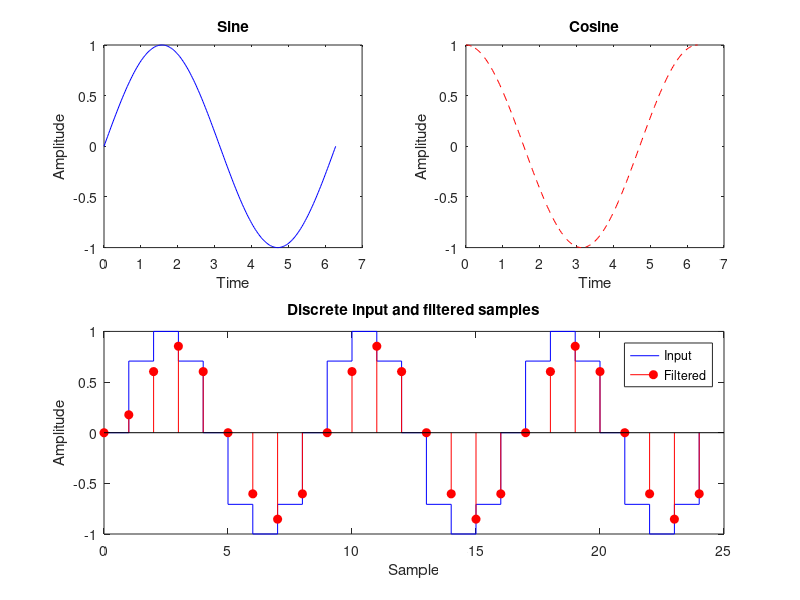

Write the MATLAB code that produced this figure.
% Compare signals and their samples in one editable figure.
clf;
t = linspace(0,2*pi,200);
subplot(2,2,1);
plot(t,sin(t),'b-');
title('Sine'); xlabel('Time'); ylabel('Amplitude');
subplot(2,2,2);
plot(t,cos(t),'r--');
title('Cosine'); xlabel('Time'); ylabel('Amplitude');
subplot(2,2,[3 4]);
n = 0:24;
x = sin(0.25*pi*n);
stairs(n,x,'b-'); hold on;
stem(n,filter([0.25 0.5 0.25],1,x),'r-','filled');
title('Discrete input and filtered samples');
xlabel('Sample'); ylabel('Amplitude');
legend('Input','Filtered');
